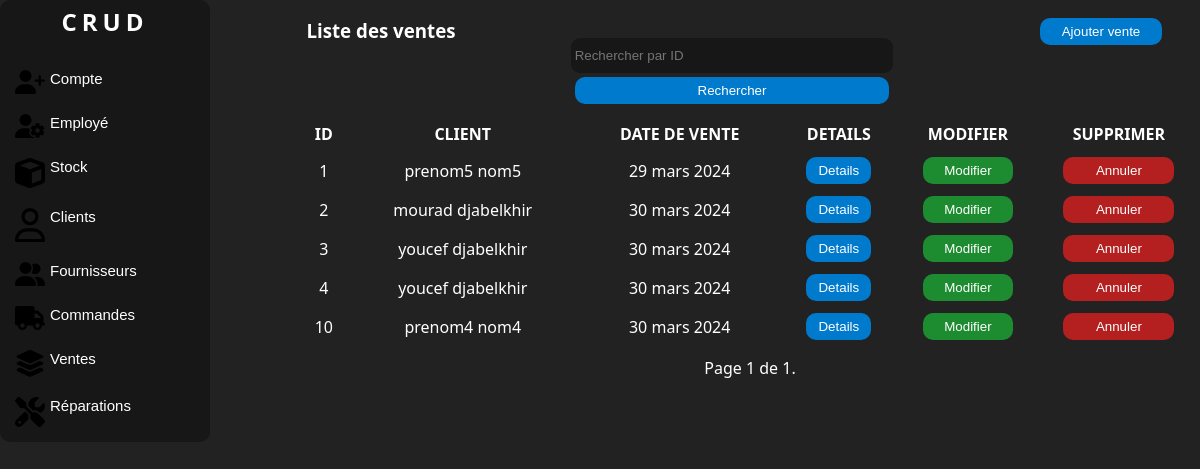
The page /ventes/ (signed in) on the database as committed earlier.
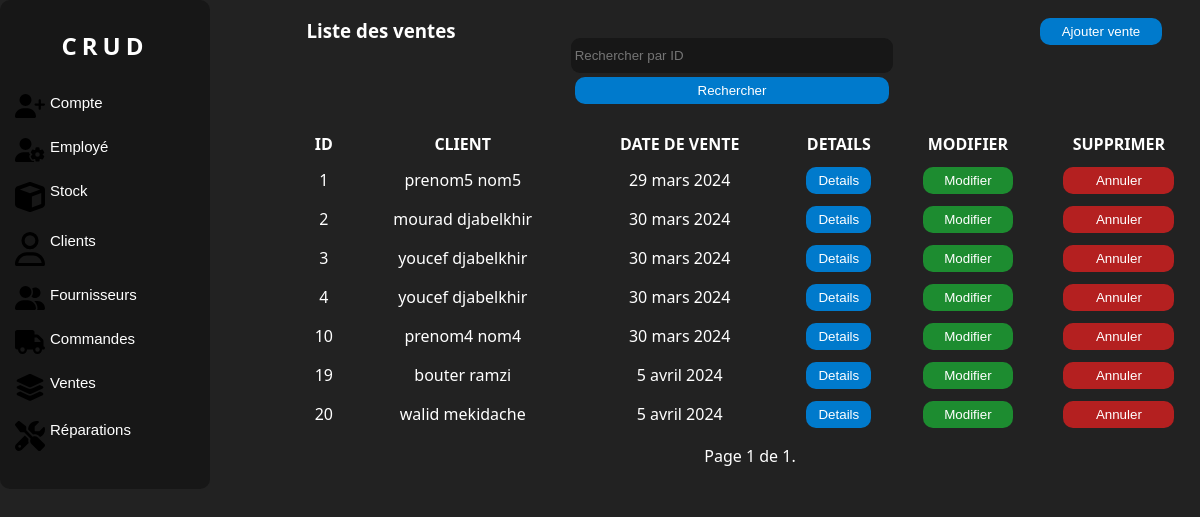
The same page on the database as committed later.
### manager/models.py (models this page shows, shortened)
class Sale(models.Model):
    client = models.ForeignKey(Client, on_delete=models.SET_NULL, null=True, blank=True, db_column='Client')
    sale_date = models.DateField(auto_now_add=True, db_column='Date de vente')
    class Meta:
        db_table = 'Vente'

class Client(models.Model):
    first_name = models.CharField(max_length=100, db_column='Prénom')
    last_name = models.CharField(max_length=100, db_column='Nom')
    phone = PhoneNumberField(unique=True, region='DZ', db_column='Téléphone')
    email = models.EmailField(unique=True, db_column='Email')
    address = models.TextField(db_column='Adresse')
    class Meta:
        db_table = 'Client'

### manager/views.py (the view)
# urls.py: path('ventes/', views.SaleListView.as_view(), name='sale-list'),
class SaleListView(LoginRequiredMixin, ListView):
    model = Sale
    template_name = 'listevente.html'
    context_object_name = 'sales'
    paginate_by = 10
    form_class = FilterForm
    def get_queryset(self):
        queryset = super().get_queryset()
        query = self.request.GET.get('query')
        if query:
            queryset = queryset.filter(id=query)
        return queryset
    def get_context_data(self, **kwargs):
        context = super().get_context_data(**kwargs)
        context['form'] = FilterForm(self.request.GET)
        return context

### manager/forms.py
class FilterForm(forms.Form):
    query = forms.IntegerField(label='', required=False,
                               widget=forms.TextInput(attrs={'placeholder': 'Rechercher par ID'}))

### manager/templatetags/auth_extras.py (called while the page is built)
@register.filter(name='has_group')
def has_group(user, group_name):
    group = Group.objects.get(name=group_name)
    return True if group in user.groups.all() else False

### manager/templates/listevente.html (shortened to what this page needs)
{% load static %}
{% load auth_extras %}
<!DOCTYPE html>
<html lang="en">
<head>
    <link rel="stylesheet" href="{% static 'css/style.css' %}">
    <link rel="stylesheet" href="{% static 'css/accueil.css' %}">
</head>
<body>
<div class="corp">
    <div class="nav">
        <div class="logo">
            <a href="{% url 'home' %}" class="link"><h2>CRUD</h2></a>
        </div>
        <br>
        {% if request.user|has_group:"Admin" %}
        <button class="value">
            <a class="link" href="{% url 'account-list' %}"> Compte </a>
        </button>
        <button class="value">
            <a class="link" href="{% url 'employee-list' %}">Employé </a>
        </button>
        {% endif %}
        <button class="value">
            <a class="link" href="{% url 'products-list' %}"> Stock </a>
        </button>
        <button class="value">
            <a class="link" href="{% url 'client-list' %}"> Clients </a>
        </button>
        <button class="value">
            <a class="link" href="{% url 'supplier-list' %}"> Fournisseurs </a>
        </button>
        <button class="value">
            <a class="link" href="{% url 'purchase-order-list' %}">Commandes </a>
        </button>
        <button class="value">
            <a class="link" href="{% url 'sale-list' %}">Ventes </a>
        </button>
        <button class="value">
            <a class="link" href="{% url 'repair-list' %}"> Réparations </a>
        </button>
    </div>
    <div class="liste">
        <div class="c1">
            <div class="colone1"><h3>Liste des ventes</h3></div>
            <div class="colone1">
                <form method="GET" action="">
                    {{ form }}
                    <button class="button" type="submit">Rechercher</button>
                </form>
            </div>
            <div class="colone1">
                <button class="button"><a href="{% url 'add-sale' %}" class="link">Ajouter vente</a></button>
            </div>
        </div>
        <div class="c2">
            {% if sales %}
            <table>
                <thead>
                <tr>
                    <th>Id</th>
                    <th>Client</th>
                    <th>Date de vente</th>
                    <th>Details</th>
                    <th>Modifier</th>
                    <th>Supprimer</th>
                </tr>
                </thead>
                <tbody id="tbody">
                {% for sale in sales %}
                <tr>
                    <td>{{ sale.id }}</td>
                    <td>{{ sale.client.first_name }} {{ sale.client.last_name }}</td>
                    <td>{{ sale.sale_date }}</td>
                    <td>
                        <button class="button" id="detail"
                                onclick="location.href='{% url 'sale-detail' sale.id %}';">Details
                        </button>
                    <td>
                        <button class="button" id="modifier"
                                onclick="location.href='{% url 'update-sale' sale.id %}';">Modifier
                        </button>
                    </td>
                    <td>
                        <button class="button" id="supprimer"
                                onclick="location.href='{% url 'cancel-sale' sale.id %}';">Annuler
                        </button>
                    </td>
                </tr>
                {% endfor %}
                </tbody>
            </table>
            {% else %}
            <p>Pas de ventes trouvées.</p>
            {% endif %}
            <div class="pagination">
                <span class="step-links">
                    <span class="current">
                        Page {{ page_obj.number }} de {{ page_obj.paginator.num_pages }}.
                    </span>
                </span>
        </div>
    </div>
</div>
</body>
</html>

Rows that differ between the two databases and show on the page:
added Sale: id "19", client.first_name "bouter", client.last_name "ramzi", sale_date "5 avril 2024"
added Sale: id "20", client.first_name "walid", client.last_name "mekidache", sale_date "5 avril 2024"
